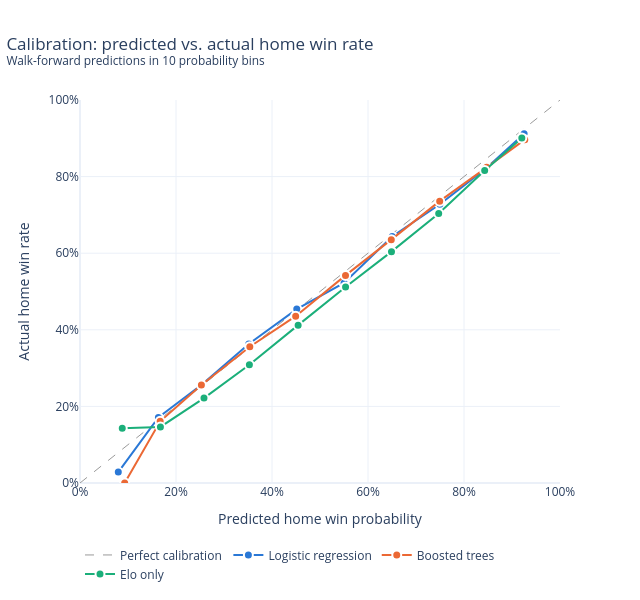

Source (notebook cell):
### Code cell
plot_calibration({m: calibration(preds, m) for m in ["Logistic regression",
                                                     "Boosted trees", "Elo only"]}).show()

### Figure 1 — Plotly figure (JSON) as saved in the notebook; plotly's stock layout.template omitted (floating-point values rounded to 4 significant figures)
{"data": [{"hoverinfo": "skip", "line": {"color": "#9a9a9a", "dash": "dash", "width": 1}, "mode": "lines", "name": "Perfect calibration", "type": "scatter", "x": [0, 1], "y": [0, 1]}, {"customdata": [35, 456, 1000, 1414, 1826, 2058, 2287, 2095, 1663, 375], "hovertemplate": "<b>Logistic regression</b><br>Predicted %{x:.1%}<br>Actual %{y:.1%}<br>%{customdata:,} games<extra></extra>", "line": {"color": "#2a78d6", "width": 2}, "marker": {"color": "#2a78d6", "line": {"color": "white", "width": 2}, "size": 9}, "mode": "lines+markers", "name": "Logistic regression", "type": "scatter", "x": [0.07977, 0.1633, 0.254, 0.3516, 0.4516, 0.5501, 0.6504, 0.7497, 0.8445, 0.9252], "y": [0.02857, 0.1711, 0.257, 0.3628, 0.454, 0.5224, 0.6436, 0.7279, 0.8196, 0.912]}, {"customdata": [5, 379, 954, 1492, 1816, 2199, 2348, 2204, 1416, 396], "hovertemplate": "<b>Boosted trees</b><br>Predicted %{x:.1%}<br>Actual %{y:.1%}<br>%{customdata:,} games<extra></extra>", "line": {"color": "#eb6834", "width": 2}, "marker": {"color": "#eb6834", "line": {"color": "white", "width": 2}, "size": 9}, "mode": "lines+markers", "name": "Boosted trees", "type": "scatter", "x": [0.09309, 0.167, 0.2529, 0.3538, 0.4493, 0.5532, 0.6485, 0.7493, 0.8473, 0.9266], "y": [0.0, 0.1609, 0.2558, 0.3559, 0.4356, 0.5421, 0.6354, 0.7359, 0.8242, 0.8965]}, {"customdata": [7, 157, 555, 1147, 1793, 2383, 2829, 2462, 1614, 262], "hovertemplate": "<b>Elo only</b><br>Predicted %{x:.1%}<br>Actual %{y:.1%}<br>%{customdata:,} games<extra></extra>", "line": {"color": "#1baf7a", "width": 2}, "marker": {"color": "#1baf7a", "line": {"color": "white", "width": 2}, "size": 9}, "mode": "lines+markers", "name": "Elo only", "type": "scatter", "x": [0.08803, 0.1675, 0.2583, 0.3529, 0.4544, 0.5533, 0.6489, 0.7473, 0.8431, 0.9205], "y": [0.1429, 0.1465, 0.2216, 0.3086, 0.4122, 0.512, 0.6041, 0.7039, 0.816, 0.9008]}], "layout": {"height": 600, "hoverlabel": {"bgcolor": "white"}, "legend": {"orientation": "h", "x": 0, "y": -0.15}, "title": {"text": "Calibration: predicted vs. actual home win rate<br><sup>Walk-forward predictions in 10 probability bins</sup>", "x": 0.01}, "width": 640, "xaxis": {"range": [0, 1], "tickformat": ".0%", "title": {"text": "Predicted home win probability"}}, "yaxis": {"range": [0, 1], "tickformat": ".0%", "title": {"text": "Actual home win rate"}}}}
